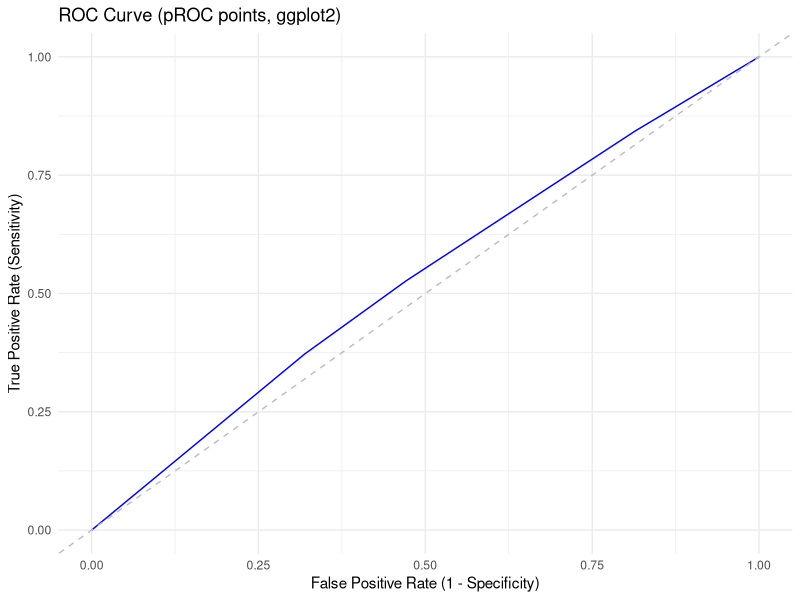

R code for this plot:
## ---- chunk 1
library(dplyr)
library(pROC)
library(ggplot2)
## ---- chunk 2
# Step 1: Simulate data
set.seed(42)
n <- 1000
df <- data.frame(
  x = rnorm(n, mean = 50, sd = 10),
  target = rbinom(n, 1, 0.4)
)
nrow(df)
ncol(df)
## ---- chunk 3
# Step 2: Manual binning
df$x_bin <- cut(df$x, breaks = c(0, 40, 50, 60, 100), right = FALSE)
table(df$x_bin)

## ---- chunk 4
woe_iv <- function(data, feature, target) {
  tab <- data %>%
    group_by(bin = .data[[feature]], target = .data[[target]]) %>%
    summarise(count = n(), .groups = "drop") %>%
    tidyr::pivot_wider(names_from = target, values_from = count, values_fill = 0) %>%
    rename(good = `0`, bad = `1`)
  
  total_good <- sum(tab$good)
  total_bad <- sum(tab$bad)
  
  tab <- tab %>%
    mutate(
      dist_good = good / total_good,
      dist_bad = bad / total_bad,
      woe = log((dist_good + 1e-6) / (dist_bad + 1e-6)),
      iv = (dist_good - dist_bad) * woe
    )
  
  iv <- sum(tab$iv)
  list(woe_table = tab %>% select(bin, woe), iv = iv, grouped = tab)
}

woe_result <- woe_iv(df, "x_bin", "target")
cat(sprintf("IV: %.4f\n", woe_result$iv))
print(woe_result$grouped)
## ---- chunk 5
# Step 4: Map WoE values
df <- merge(df, woe_result$woe_table, by.x = "x_bin", by.y = "bin", all.x = TRUE)
head(df)
## ---- chunk 6
# Step 5: Logistic regression
model <- glm(target ~ woe, data = df, family = binomial)
summary(model)
## ---- chunk 7
# Calculate ROC curve points using pROC
probs <- predict(model, type = "response")
roc_obj <- roc(df$target, probs, quiet = TRUE)
roc_points_df <- data.frame(
  fpr = 1 - roc_obj$specificities,
  tpr = roc_obj$sensitivities
)

# Plot ROC curve using ggplot2
ggplot(roc_points_df, aes(x = fpr, y = tpr)) +
  geom_line(color = "blue") +
  geom_abline(lty = 2, color = "gray") +
  labs(title = "ROC Curve (pROC points, ggplot2)", x = "False Positive Rate (1 - Specificity)", y = "True Positive Rate (Sensitivity)") +
  theme_minimal() +
  scale_x_continuous(limits = c(0, 1))
